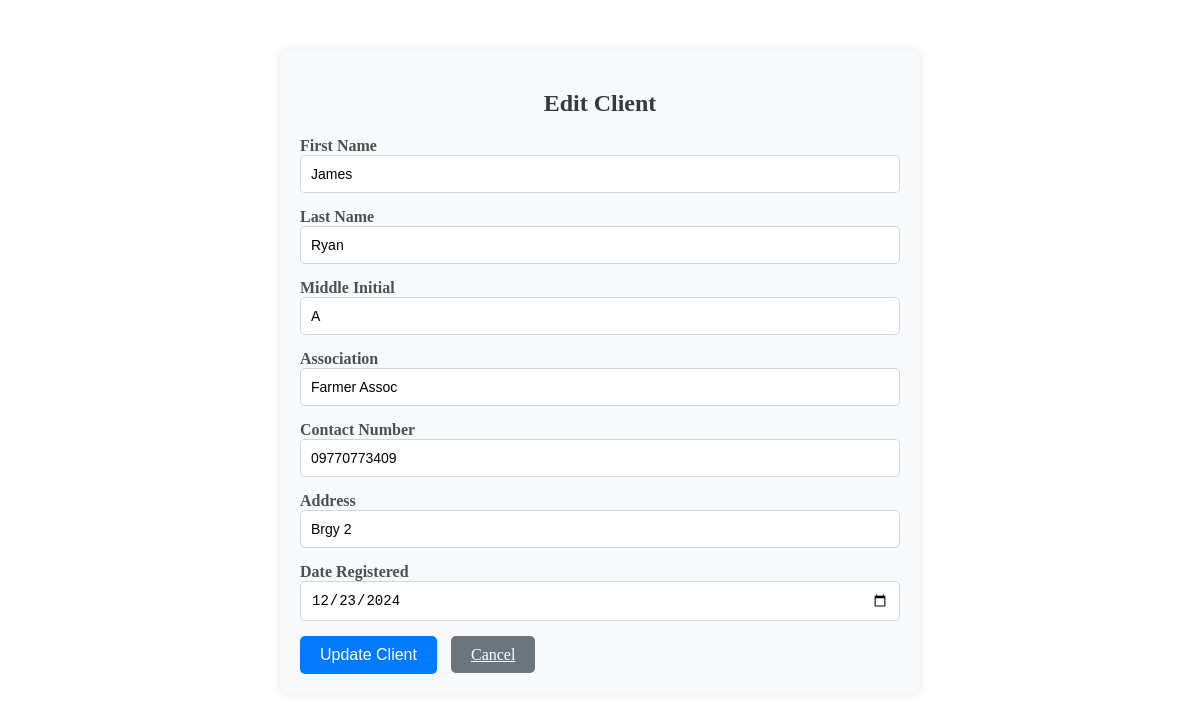
/Edits/edit_client.php?client_id=53, run on the app's committed database.
### tables this page shows
CREATE TABLE `client` (
  `CLIENT_ID` int(11) NOT NULL,
  `FNAME` varchar(150) NOT NULL,
  `LNAME` varchar(140) NOT NULL,
  `MIDINITIAL` varchar(150) NOT NULL,
  `ASSOCIATION` varchar(255) NOT NULL,
  `CONTACT_NO` varchar(255) NOT NULL,
  `ADDRESS` varchar(150) NOT NULL,
  `DATE_REGISTERED` date NOT NULL
);

### Edits/edit_client.php (the view, shortened to what this page needs)
<?php
require("../connection/connection.php");
if (isset($_GET['client_id'])) {
    $client_id = $_GET['client_id'];
    $stmt = $con->prepare("SELECT * FROM client WHERE CLIENT_ID = ?");
    $stmt->bind_param("i", $client_id);
    $stmt->execute();
    $result = $stmt->get_result();
    $client = $result->fetch_assoc();
} else {
    echo "No client selected.";
    exit;
}
?>
<!DOCTYPE html>
<html lang="en">
<head>
</head>
<body>
<div class="container">
    <h2>Edit Client</h2>
    <form action="" method="POST">
        <div class="form-group">
            <label for="InputFNAME">First Name</label>
            <input type="text" name="FNAME" class="form-control" id="InputFNAME" value="<?php echo $client['FNAME']; ?>" required>
        </div>
        <div class="form-group">
            <label for="InputLNAME">Last Name</label>
            <input type="text" name="LNAME" class="form-control" id="InputLNAME" value="<?php echo $client['LNAME']; ?>" required>
        </div>
        <div class="form-group">
            <label for="InputMIDINITIAL">Middle Initial</label>
            <input type="text" name="MIDINITIAL" class="form-control" id="InputMIDINITIAL" value="<?php echo $client['MIDINITIAL']; ?>">
        </div>
        <div class="form-group">
            <label for="InputASSOCIATION">Association</label>
            <input type="text" name="ASSOCIATION" class="form-control" id="InputASSOCIATION" value="<?php echo $client['ASSOCIATION']; ?>">
        </div>
        <div class="form-group">
            <label for="InputCONTACT_NO">Contact Number</label>
            <input type="text" name="CONTACT_NO" class="form-control" id="InputCONTACT_NO" value="<?php echo $client['CONTACT_NO']; ?>" required>
        </div>
        <div class="form-group">
            <label for="InputADDRESS">Address</label>
            <input type="text" name="ADDRESS" class="form-control" id="InputADDRESS" value="<?php echo $client['ADDRESS']; ?>" required>
        </div>
        <div class="form-group">
            <label for="InputDATE_REGISTERED">Date Registered</label>
            <input type="date" name="DATE_REGISTERED" class="form-control" id="InputDATE_REGISTERED" value="<?php echo $client['DATE_REGISTERED']; ?>" required>
        </div>
        <button type="submit" name="btn-updateclient" class="btn btn-primary">Update Client</button>
        <a href="index.php?page=Clientlist" class="btn btn-secondary">Cancel</a>
    </form>
</div>
</body>
</html>

### Edits/edit_client.php (style rules this page uses)
.container { max-width: 600px; margin: 50px auto; padding: 20px; background-color: #f8f9fa; box-shadow: 0px 0px 10px rgba(0, 0, 0, 0.1); border-radius: 8px; }
.container h2 { text-align: center; font-size: 24px; color: #343a40; margin-bottom: 20px; font-weight: bold; }
.form-group label { font-size: 16px; color: #495057; font-weight: 600; }
.form-group input[type="text"], .form-group input[type="date"] { width: 100%; padding: 10px; font-size: 14px; border-radius: 5px; border: 1px solid #ced4da; box-sizing: border-box; }
.btn { padding: 10px 20px; font-size: 16px; border-radius: 5px; cursor: pointer; transition: background-color 0.3s ease; }
.btn-primary { background-color: #007bff; border: none; color: #fff; }
.btn-secondary { background-color: #6c757d; border: none; color: #fff; margin-left: 10px; }
.form-group { margin-bottom: 15px; }

### data on the page
client: FNAME "James", LNAME "Ryan", MIDINITIAL "A", ASSOCIATION "Farmer Assoc", CONTACT_NO "09770773409", ADDRESS "Brgy 2", DATE_REGISTERED "12/23/2024"
